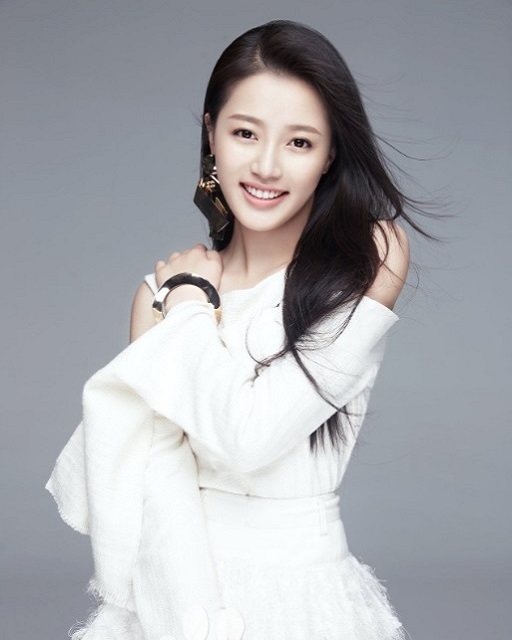
//> input picture project_code/images/master.jpg, 512 x 640 px
$ ./VC_FANFUHAN_OPENCV043   (built with g++ and OpenCV 4)
//> lines starting //> are read from the running program, lines starting //| are printed output that depends on the picture; after the words box and inside, x2 and y2 are one past the last pixel; in counts of white or black regions, pixels touching at a corner belong together
// VC_FANFUHAN_OPENCV043.cpp : 定義主控台應用程式的進入點。
//
/*
// Debug | x32
通用屬性
| C/C++
|	| 一般
|		| 其他 Include 目錄 -> C:\opencv\build\include
|
| 連結器
| 	|一一般
|		|  其他程式庫目錄 -> C:\opencv\build\x64\vc15\lib
|
| 	|一輸入
|		| 其他相依性 -> opencv_world411d.lib;%(AdditionalDependencies)

// Releas | x64
組態屬性
| C/C++
|	| 一般
|		| 其他 Include 目錄 -> C:\opencv\build\include
|
| 連結器
| 	|一般
|		| 其他程式庫目錄 -> C:\opencv\build\x64\vc15\lib
|
| 	|一輸入
|		| 其他相依性 -> opencv_world411.lib;%(AdditionalDependencies)

*/

#include "stdafx.h"
#include <iostream>
#include <opencv2/opencv.hpp>
#include <opencv2/core/core.hpp>
#include <opencv2/highgui/highgui.hpp>

using namespace std;
using namespace cv;

void blur_demo(Mat &image, Mat &sum);
void edge_demo(Mat &image, Mat &sum);
int getblockSum(Mat &sum, int x1, int y1, int x2, int y2, int i);

void showHistogram(InputArray src, cv::String StrTitle);
void backProjection_demo(Mat &mat, Mat &model);
void blur3x3(Mat &src, Mat *det);

void add_salt_pepper_noise(Mat &image);
void add_gaussian_noise(Mat &image);

void USMImage(Mat src, Mat &usm, float fltPar);

void pyramid_up(Mat &image, vector<Mat> &pyramid_images, int level);
void pyramid_down(vector<Mat> &pyramid_images);

void laplaian_demo(vector<Mat> &pyramid_images, Mat &image);

// [5 lines left out: function pause, not called in this run]
int main()
{
	Mat src = imread("../../images/master.jpg");//Mat src = imread("../../images/test.png");
//> src is the input picture: 640 rows x 512 cols, CV_8UC3; mean B, G, R 173.5, 168.6, 167.3
	if (src.empty())
	{
		cout << "could not load image.." << endl;
		pause();
		return -1;
	}
	else
	{
		imshow("input_src", src);
		showHistogram(src, "Histogram_input_src");

		// 转为灰度图像
		Mat gray, binary;
		cvtColor(src, gray, COLOR_BGR2GRAY);
		//imshow("input_gray", gray);
		//showHistogram(gray, "Histogram_gray");

		Scalar m = mean(gray);
		int T = mean(src)[0];

		for (int i = 0; i < 5; ++i) {
			//        THRESH_BINARY = 0
			//        THRESH_BINARY_INV = 1
			//        THRESH_TRUNC = 2
			//        THRESH_TOZERO = 3
			//        THRESH_TOZERO_INV = 4
			threshold(gray, binary, 0, 255, i | THRESH_TRIANGLE);
			imshow(format("binary_%d | THRESH_TRIANGLE", i), binary);
		}

		waitKey(0);
		return 0;

	}

	return 0;
}

// [115 lines left out: functions laplaian_demo, pyramid_down, pyramid_up, USMImage, blur_demo, not called in this run]

/**
* 3x3 sobel 垂直边缘检测演示
*/
// [121 lines left out: functions edge_demo, getblockSum, add_gaussian_noise, add_salt_pepper_noise, blur3x3, backProjection_demo, not called in this run]

void showHistogram(InputArray src, cv::String StrTitle)//直方圖
{
//> called with StrTitle = "Histogram_input_src"
	bool blnGray = false;
	if (src.channels() == 1)
	{
		blnGray = true;
	}

	// 三通道/單通道 直方圖 紀錄陣列
	vector<Mat> bgr_plane;
	vector<Mat> gray_plane;

	// 定义参数变量
	const int channels[1] = { 0 };
	const int bins[1] = { 256 };
	float hranges[2] = { 0, 255 };
	const float *ranges[1] = { hranges };
	Mat b_hist, g_hist, r_hist, hist;
	// 计算三通道直方图
	/*
	void calcHist( const Mat* images, int nimages,const int* channels, InputArray mask,OutputArray hist, int dims, const int* histSize,const float** ranges, bool uniform=true, bool accumulate=false );
	1.輸入的圖像數組
	2.輸入數組的個數
	3.通道數
	4.掩碼
	5.直方圖
	6.直方圖維度
	7.直方圖每個維度的尺寸數組
	8.每一維數組的範圍
	9.直方圖是否是均勻
	10.配置階段不清零
	*/
	if (blnGray)
	{
		split(src, gray_plane);
		calcHist(&gray_plane[0], 1, 0, Mat(), hist, 1, bins, ranges);
	}
	else
	{
		split(src, bgr_plane);
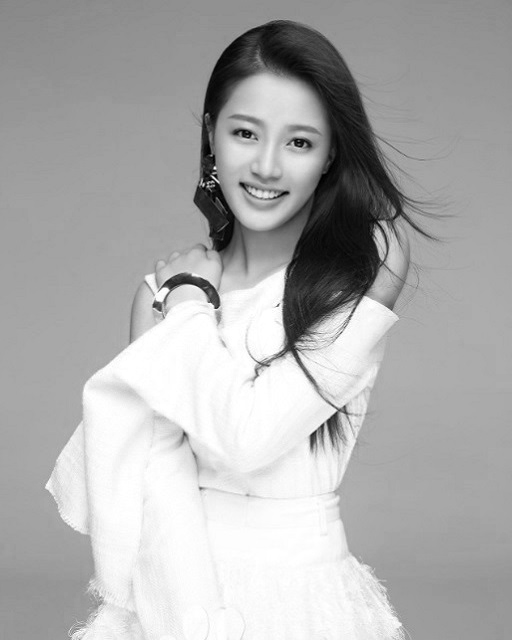
//> bgr_plane[0]: 640 rows x 512 cols, CV_8UC1; min 0, max 255, mean 173.5
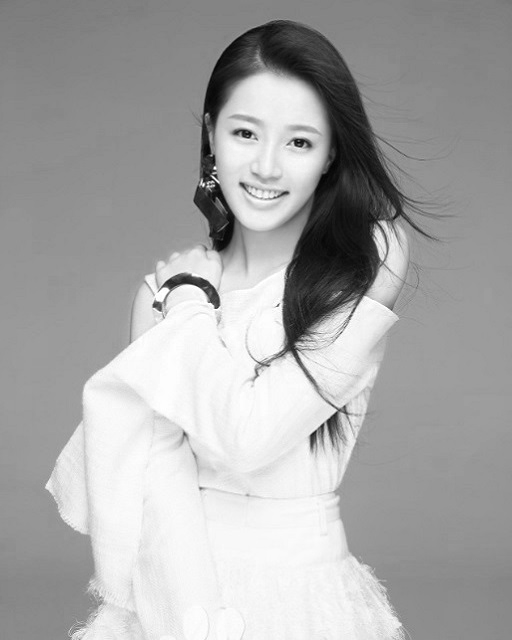
//> bgr_plane[2]: 640 rows x 512 cols, CV_8UC1; min 3, max 255, mean 167.3
		calcHist(&bgr_plane[0], 1, 0, Mat(), b_hist, 1, bins, ranges);
//> b_hist = 256 values, max 11797 at index 168, min 0 at index 255, mean 1255.5
		calcHist(&bgr_plane[1], 1, 0, Mat(), g_hist, 1, bins, ranges);
//> g_hist = 256 values, max 10209 at index 159, min 0 at index 255, mean 1273.3
		calcHist(&bgr_plane[2], 1, 0, Mat(), r_hist, 1, bins, ranges);
//> r_hist = 256 values, max 10776 at index 156, min 0 at index 0, mean 1279.2
	}

	/*
	* 显示直方图
	*/
	int hist_w = 512;
	int hist_h = 400;
	int bin_w = cvRound((double)hist_w / bins[0]);
	Mat histImage = Mat::zeros(hist_h, hist_w, CV_8UC3);
	// 归一化直方图数据
	if (blnGray)
	{
		normalize(hist, hist, 0, histImage.rows, NORM_MINMAX, -1);
	}
	else
	{
		normalize(b_hist, b_hist, 0, histImage.rows, NORM_MINMAX, -1);
//> b_hist = 256 values, max 400 at index 168, min 0 at index 255, mean 42.57
		normalize(g_hist, g_hist, 0, histImage.rows, NORM_MINMAX, -1);
//> g_hist = 256 values, max 400 at index 159, min 0 at index 255, mean 49.89
		normalize(r_hist, r_hist, 0, histImage.rows, NORM_MINMAX, -1);
//> r_hist = 256 values, max 400 at index 156, min 0 at index 0, mean 47.49
	}

	// 绘制直方图曲线
	for (int i = 1; i < bins[0]; ++i)
	{
		if (blnGray)
		{
			line(histImage, Point(bin_w * (i - 1), hist_h - cvRound(hist.at<float>(i - 1))),
				Point(bin_w * (i), hist_h - cvRound(hist.at<float>(i))), Scalar(255, 255, 255),
				2, 8, 0);
		}
		else
		{
			line(histImage, Point(bin_w * (i - 1), hist_h - cvRound(b_hist.at<float>(i - 1))),
				Point(bin_w * (i), hist_h - cvRound(b_hist.at<float>(i))), Scalar(255, 0, 0),
				2, 8, 0);
			line(histImage, Point(bin_w * (i - 1), hist_h - cvRound(g_hist.at<float>(i - 1))),
				Point(bin_w * (i), hist_h - cvRound(g_hist.at<float>(i))), Scalar(0, 255, 0),
				2, 8, 0);
			line(histImage, Point(bin_w * (i - 1), hist_h - cvRound(r_hist.at<float>(i - 1))),
				Point(bin_w * (i), hist_h - cvRound(r_hist.at<float>(i))), Scalar(0, 0, 255),
				2, 8, 0);
		}


	}
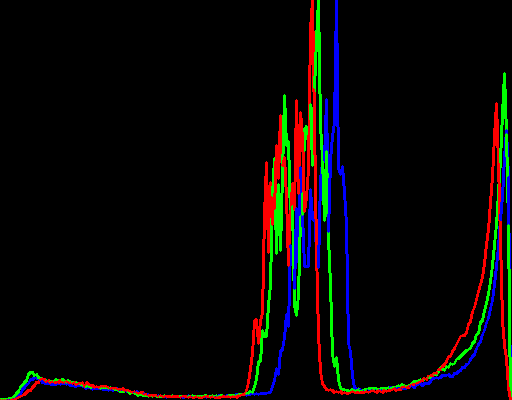
//> histImage: 400 rows x 512 cols, CV_8UC3; mean B, G, R 6.3, 7.7, 8.8
//> in main, `Scalar m = mean(gray);`: m = Scalar(168.8)
//> in main, `int T = mean(src)[0];`: T = 173
//> the loop in main, `for (int i = 0; i < 5; ++i)` made 5 passes
//> pass 1, in main, `threshold(gray, binary, 0, 255, i | THRESH_TRIANGLE);`:
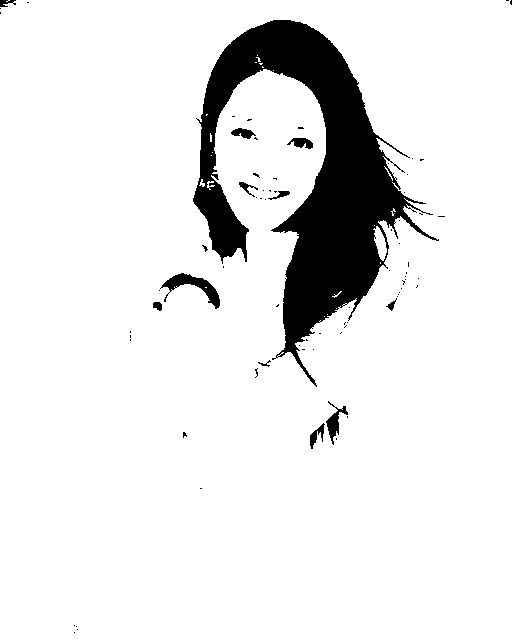
//> binary: 640 rows x 512 cols, CV_8UC1; 90.6% white; 77 black regions (65 under 20 px), largest, box (x1, y1, x2, y2) and area: (193, 20, 439, 387) 28906, (160, 273, 220, 309) 682, (326, 401, 348, 445) 309
//> pass 3, in main, `threshold(gray, binary, 0, 255, i | THRESH_TRIANGLE);`:
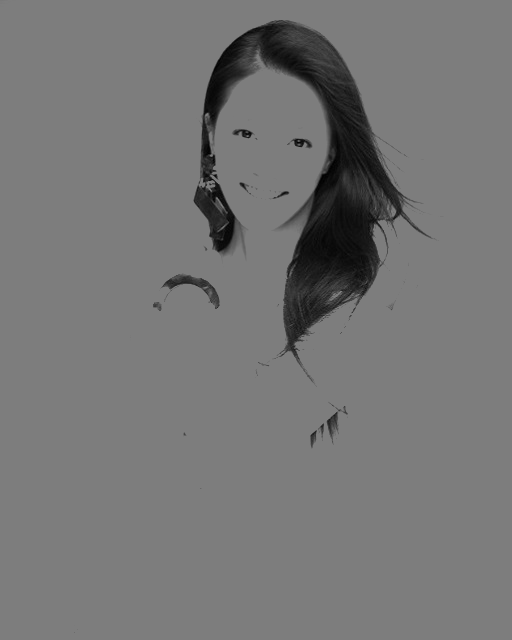
//> binary: 640 rows x 512 cols, CV_8UC1; min 1, max 125, mean 117.7
//> after the loop in main, `for (int i = 0; i < 5; ++i)`:
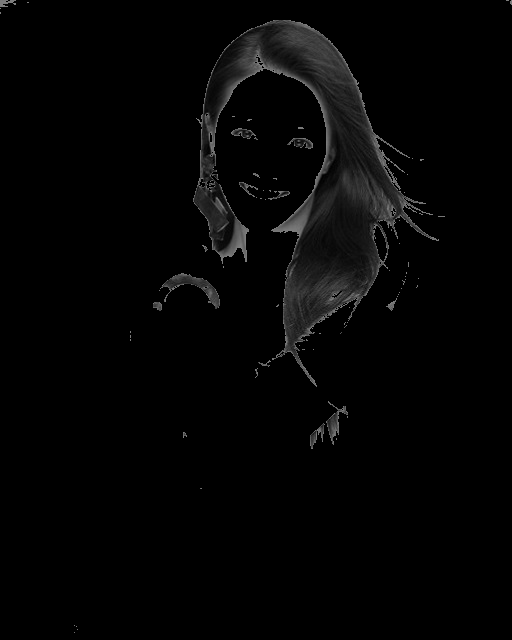
//> binary: 640 rows x 512 cols, CV_8UC1; min 0, max 125, mean 4.5
//> (the program exits here)
